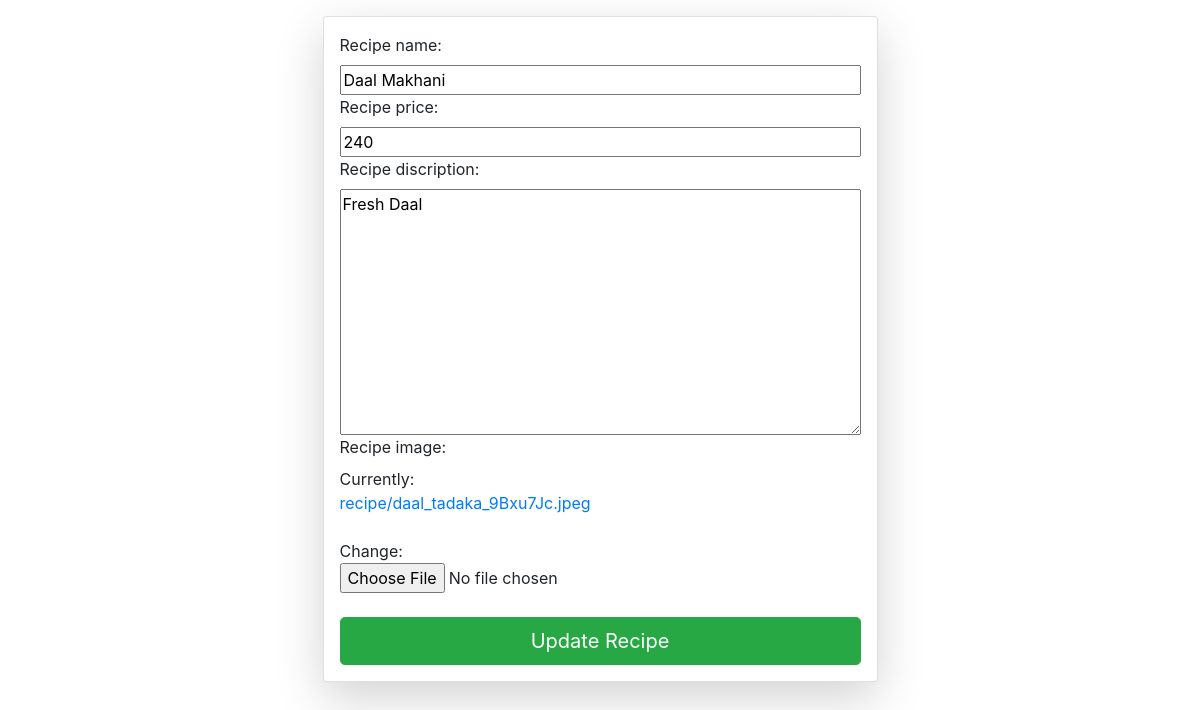
The page /update/22/ on the database its author committed.
### vendor/models.py (models this page shows, shortened)
class Recipe(models.Model):
	vendor = models.ForeignKey(Vendor, null=True, on_delete=models.CASCADE, )
	recipe_name=models.CharField(max_length=100)
	recipe_price=models.IntegerField(null=True)
	recipe_discription=models.TextField(null=True)
	recipe_image=models.ImageField(upload_to='recipe')

### vendor/views.py (the view)
# urls.py: path('update/<id>/',views.update,name='update'),
def update(request, id):
    recipe= Recipe.objects.get(id=id)
    if request.method == 'POST':
        form = ImageForm(request.POST, instance=recipe)
        if form.is_valid():
        	form.save()
        	return redirect('/add/')
    else:
        form = ImageForm(instance=recipe)
        return render(request,'update.html',{'form': form})

### vendor/forms.py
class ImageForm(forms.ModelForm):
	class Meta:
		model=Recipe
		fields=['recipe_name','recipe_price','recipe_discription','recipe_image']

### templates/update.html (shortened to what this page needs)
{% load static %}
<!doctype html>
<html lang="en">
  <head>
    <link rel="stylesheet" href="https://stackpath.bootstrapcdn.com/bootstrap/4.2.1/css/bootstrap.min.css">
  </head>
  <body>
  <div class="container mt-3">
<form class="col-6 mx-auto card p-3 shadow-lg" method="post" enctype="multipart/form-data">
{{form.as_table}}
<br>
<button type="submit" class="btn btn-lg btn-success">Update Recipe</button>
</form>
</div>
</body>
</html>

### rows shown on the page
Recipe: recipe_name "Daal Makhani", recipe_price "240", recipe_discription "Fresh Daal"
